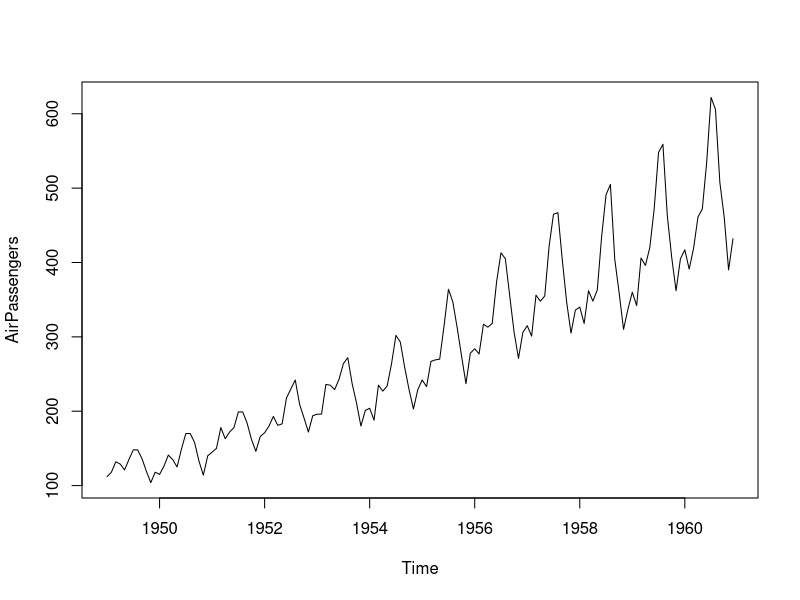
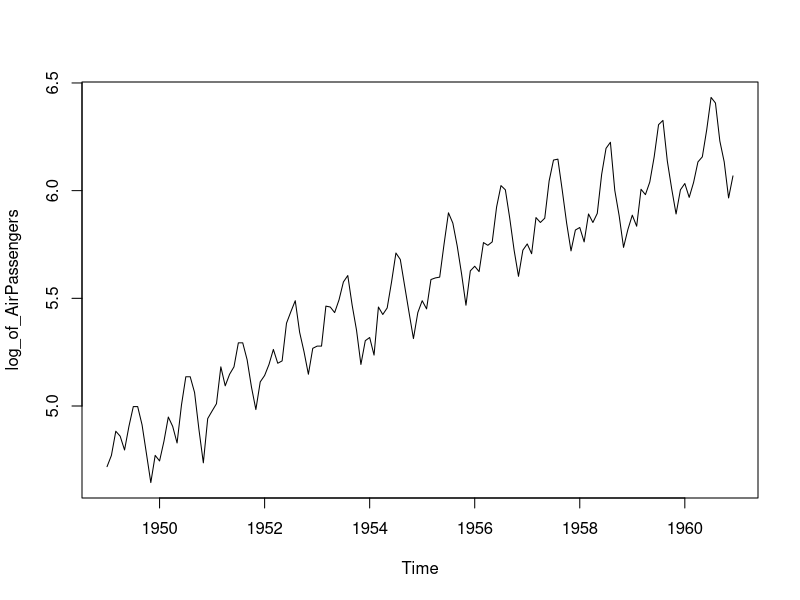
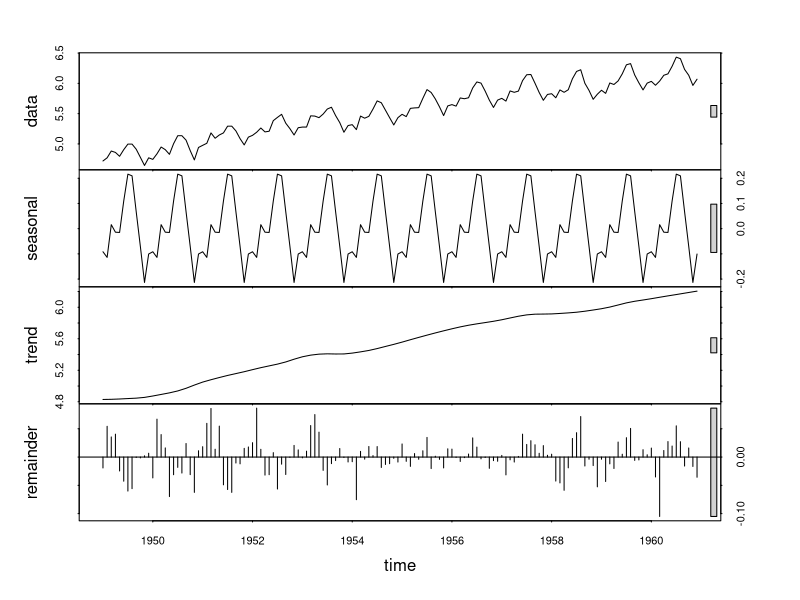

Write the R code that produced these figures, in order. (Note: this script raises an error after producing the figures.)
# Seasonal decomposition


# Airline passengers dataset contains 
# monthlyn totals (thousands) of international
# airline passengers 1949 - 1970
 plot(AirPassengers)

 #there is multiplicative - the variability is increasing each yeaer by some factor (seasonal)
 
 # before we decompose the time series into trend, seasonal and irregular components,
 # we need to convert from a multipplicative to an additive model
 # using a log transform
 #  additive model means plot shouldn't be increasing over time like in the 
 # multiplicative model
 
log_of_AirPassengers <- log(AirPassengers)
plot(log_of_AirPassengers) 

# variance has now stabilised 

# Now decompose the time series
# We're using "period" so that the seasonal components
# remain the same across each year
# This component describes how quickly the seasonality evolves. 
# If you think the seasonal pattern is constant through time, 
# you should set this parameter to a big value, so that you use 
# the entire data to perform your analysis. If on the other way round
# the seasonal pattern evolves quickly, reduce this parameter to use only 
# the recent data so that your analysis is not affected by old seasonal 
# pattern that are not relevant anymore
# Either set the character string “periodic” or the span (in lags) of 
# the loess window for seasonal extraction, which should be odd
# See https://www.wessa.net/download/stl.pdf for more info

seasonal_decomposition <- stl(log_of_AirPassengers, s.window = "period")
plot(seasonal_decomposition)

#  components are currently in logged format
# we need to convert back to the original metric 
# we do this using the exp function
converted_AirPassengers <- exp(seasonal_decomposition$time.series)
converted_AirPassengers

# for example Nov 1960 had seasonal change of 20% (value of 0.80 in seasonal colum for this year)
# there was a drop by 20%, if it was 1.20 then there would have been an increase of 20%

# seasadj gets rid of the seasonality 
season_adj_AirPassengers <- seasadj(seasonal_decomposition)
seasonplot(AirPassengers, 12, col = rainbow(12),
           year.labels = TRUE, 
           main = "Seasonal plot of AirPassengers")
seasonplot(season_adj_AirPassengers, 12, col = rainbow(12),
           year.labels = TRUE, 
           main = "Seasonal element removed from AirPassengers")

# the chart now appears stationary
# Lets check the data for a trend
# checling for stationarity with ndiffs
ndiffs(season_adj_AirPassengers)
diff_seasonal_adj_AirPassengers <-diff(season_adj_AirPassengers, lag = 1)

ndiffs(diff_seasonal_adj_AirPassengers)
# value of zero is returned therefore the d value of the model is going to be 1
# because we lagged the data by 1

#H0 = data needs to be differenced to make it stationary
# p value < 0.05 meaning the data doesnt need to be differenced anymore
adf.test(diff_seasonal_adj_AirPassengers)

# using the seasonally adjusted model that hasn't been differenced 
auto_arima_model_AP <- auto.arima(season_adj_AirPassengers)
auto_arima_model_AP

qqnorm(auto_arima_model_AP$residuals)
qqline(auto_arima_model_AP$residuals)

accuracy(auto_arima_model_AP)

default_settings
forecast(auto_arima_model_AP)
plot(forecast(auto_arima_model_AP, 3),
     xlab = "Year", ylab = "Annual Passengers")

# plan for testing..
# Extract the last 3 periods out of the original time series first
# and then compare with the predicted time series forecast..IMPORTANT FOR CA4, WILL GIVE EXTRA MARKS
